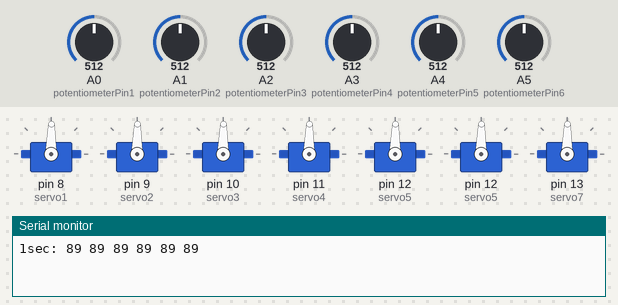
Simulated run of this sketch. Board: Arduino Uno, built with avr-gcc and run on an emulated ATmega328P. On the bench: 7 × servo, the last lines printed to the serial monitor. The inputs (shaded band) are chosen by the test bench; at power-on: A0 (potentiometerPin1) = 512, A1 (potentiometerPin2) = 512, A2 (potentiometerPin3) = 512, A3 (potentiometerPin4) = 512, A4 (potentiometerPin5) = 512, A5 (potentiometerPin6) = 512.

Above: at 1.2 s.
1.3 s: A0 (potentiometerPin1) set to 716
At 2.1 s:
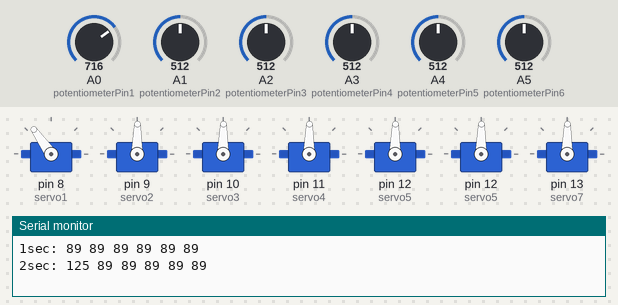
2.8 s: A1 (potentiometerPin2) set to 716
At 3.7 s:
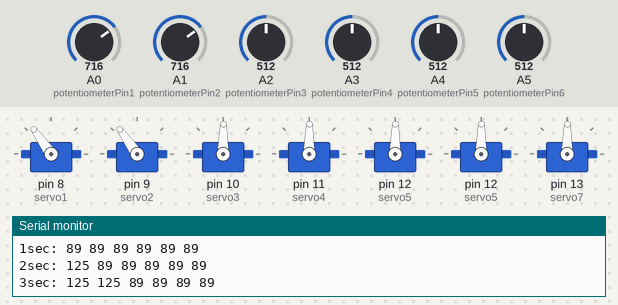
4.3 s: A2 (potentiometerPin3) set to 716
At 4.8 s:
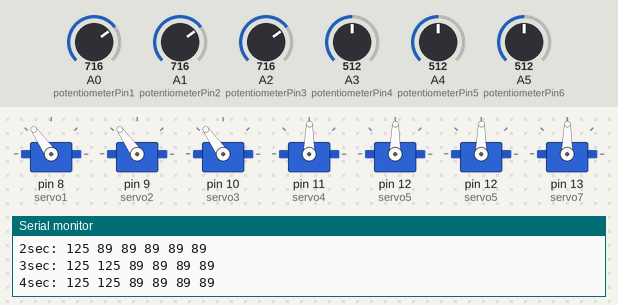
5.8 s: A3 (potentiometerPin4) set to 716
At 7.0 s:
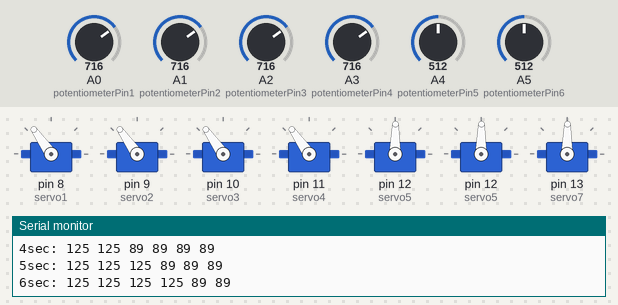
7.3 s: A4 (potentiometerPin5) set to 716
At 8.1 s:
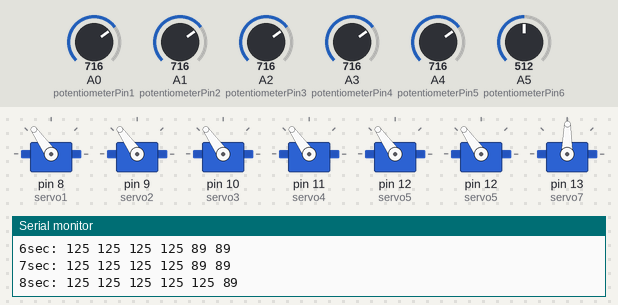
8.8 s: A5 (potentiometerPin6) set to 716
At 9.1 s:
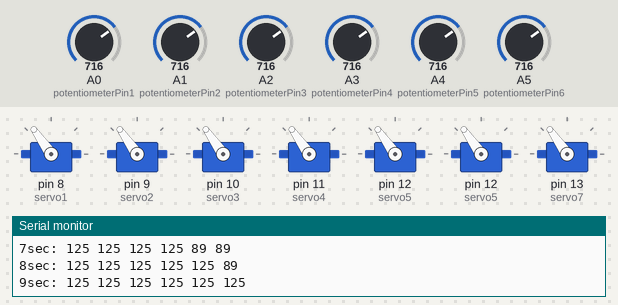
Timing chart, 0 to 11.3 s (numbered marks = the images above; inputs shaded):
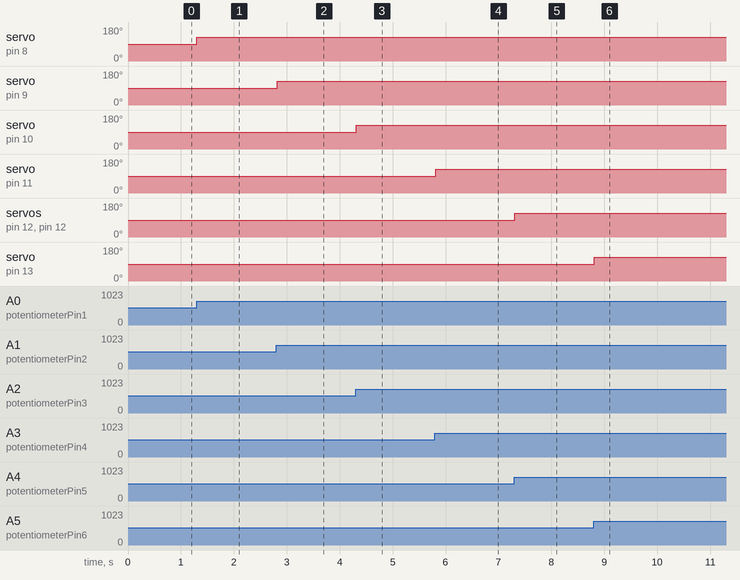

Measured:
- after the input at 1.3 s, servo on pin 8 (servo1): 89° → 125° at once
- after the input at 2.8 s, servo on pin 9 (servo2): 89° → 125° at once
- after the input at 4.3 s, servo on pin 10 (servo3): 89° → 125° at once
- after the input at 5.8 s, servo on pin 11 (servo4): 89° → 125° at once
- after the input at 7.3 s, servo on pin 12 (servo5), servo on pin 12 (servo5): 89° → 125° at once
- after the input at 8.8 s, servo on pin 13 (servo7): 89° → 125° at once

The sketch:

ServoTest.ino
```cpp
#include <Servo.h>
#include <MsTimer2.h>
// 可変抵抗器に接続したアナログピンの番号

const int potentiometerPin1 = 0;  // const = 定数
const int potentiometerPin2 = 1;
const int potentiometerPin3 = 2;
const int potentiometerPin4 = 3;
const int potentiometerPin5 = 4;
const int potentiometerPin6 = 5;
char str[35];
int count;

int angle1,angle2,angle3,angle4,angle5,angle6,angle7;

// サーボ

Servo servo1;
Servo servo2;
Servo servo3;
Servo servo4;
Servo servo5;
Servo servo6;
Servo servo7;

void setup(){

  // サーボを使用するピンとしてデジタルピンの8番と9番をセット

  servo1.attach(8);
  servo2.attach(9);
  servo3.attach(10);
  servo4.attach(11);
  servo5.attach(12);
  servo6.attach(12);
  servo7.attach(13);

  Serial.begin(9600);
  MsTimer2::set(1000, dispAngle);
  MsTimer2::start();
}

void loop() {

   // 指定したアナログピンから可変抵抗器の値を読み取る.

  int value1 = analogRead(potentiometerPin1);
  int value2 = analogRead(potentiometerPin2);
  int value3 = analogRead(potentiometerPin3);
  int value4 = analogRead(potentiometerPin4);
  int value5 = analogRead(potentiometerPin5);
  int value6 = analogRead(potentiometerPin6);

  // 読み取った値を0から179までに変換
  // map(変換したい数値, 現在の範囲の下限, 現在の範囲の上限, 変換後の範囲の下限, 変換後の範囲の上限)

  angle1 = map(value1, 0, 1023, 0, 179);
  angle2 = map(value2, 0, 1023, 0, 179);
  angle3 = map(value3, 0, 1023, 0, 179);
  angle4 = map(value4, 0, 1023, 0, 179);
  angle5 = map(value5, 0, 1023, 0, 179);
  angle6 = map(value6, 0, 1023, 0, 179);

  //Serial.println(angle1);

  // サーボの角度を設定する.

  servo1.write(angle1);
  servo2.write(angle2);
  servo3.write(angle3);
  servo4.write(angle4);
  servo5.write(angle5);
  servo6.write(angle5);
  servo7.write(angle6);

  delay(15);

}

void dispAngle(){
 count++;
 sprintf(str,"%dsec: %d %d %d %d %d %d",count,angle1,angle2,angle3,angle4,angle5,angle6,angle7);
 Serial.println(str);
}
```
